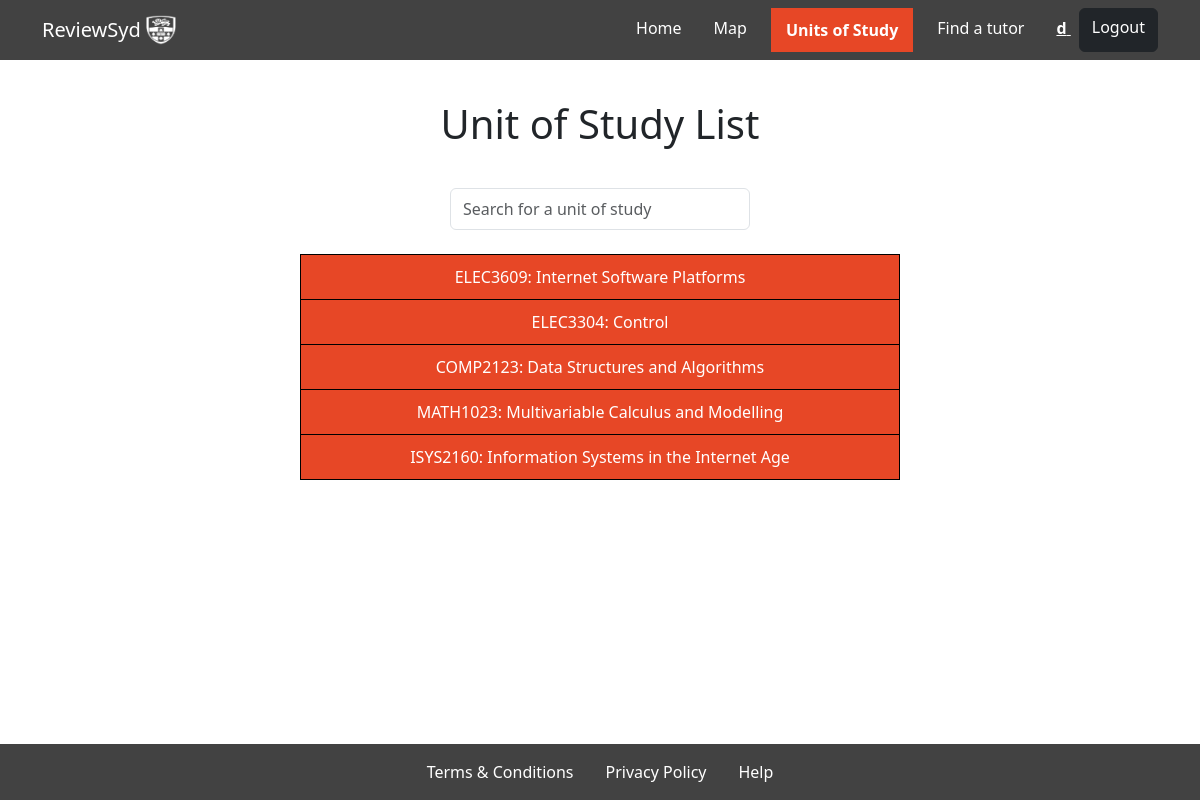
Screenshot of /UoSList/ (signed in) with the database file from the repository.
### myapp/models.py (models this page shows)
class UoS(models.Model):
    code = models.CharField(max_length=255)
    name = models.CharField(max_length=255)

### myapp/views.py (the view)
# urls.py: path("UoSList/", views.UoSList, name="UoSList"),
@login_required
def UoSList(request):
    results=UoS.objects.all()
    return render(request, "UoSList.html", {"UoStudies": results, "navbar": "uos"})

### myapp/templates/UoSList.html (shortened to what this page needs)
{%extends "hf.html"%}{%block title%}Unit of Study List{%endblock%}
{%block content%}
<div class="font-weight-bold h1 pb-3 text-center" style="margin-top: 40px">Unit of Study List</div>
<div class="input-group rounded w-25 mx-auto py-3">
    <input type="search" id="search" class="form-control rounded" style="height: 42px;" placeholder="Search for a unit of study" aria-label="Search" aria-describedby="search-addon" />
</div>
<div id="UoS" class="mx-auto w-50 pt-2 text-center">
    {%for UoS in UoStudies%}
        <div>
            <button class="{% if forloop.first %} uos-button {% endif %} w-100" onclick="location.href = '/UoS/{{UoS.name}}/'">
                {{UoS.code}}: {{UoS.name}}
            </button>
        </div>
    {%endfor%}
</div>
{%endblock%}

### myapp/templates/hf.html (shortened to what this page needs)
{% load static %}
<!DOCTYPE html>
<html>
    <head>
        <link rel="stylesheet" href="{% static 'style.css' %}">
        <link href="https://cdn.jsdelivr.net/npm/bootstrap@5.3.2/dist/css/bootstrap.min.css" rel="stylesheet">
    </head>
<body>
    <nav class="navbar navbar-expand-lg navbar-light navbar-custom">
        <div class="container">
            <a class="navbar-brand" href="{% url 'location list' %}">
                ReviewSyd
                <img src="/static/images/logo-white.png" width="30" height="30" class="d-inline-block align-top" alt="">
            </a>
            <div class="collapse navbar-collapse justify-content-end" id="navbarNav">
                <ul class="navbar-nav">
                    <li class="nav-item">
                        <a class="nav-link {% if navbar == 'home' %} active {% endif %} me-3" aria-current="page" href="{% url 'location list' %}">Home</a>
                    </li>
                    <li class="nav-item">
                        <a class="nav-link {% if navbar == 'locationsMap' %} active {% endif %} me-3" aria-current="page" href="{% url 'locationsMap' %}">Map</a>
                    </li>
                    <li class="nav-item">
                        <a class="nav-link {% if navbar == 'uos' %} active {% endif %} me-3" aria-current="page" href="{% url 'UoSList' %}">Units of Study</a>
                    </li>
                    <li class="nav-item">
                        <a class="nav-link {% if navbar == 'tutor' %} active {% endif %} me-3" aria-current="page" href="{% url 'findTutor' %}">Find a tutor</a>
                    </li>
                    {% if user.is_authenticated %}
                        <li class="nav-item">
                            <a href="{% url 'accountSettings' %}" class="nav-link nav-name" style="color: white; text-decoration: underline;">{{ user.first_name }}&nbsp;</a>
                        </li>
                    {% endif %}
                    {% if not user.is_authenticated %}
                        <a href="{% url 'login_view' %}" class="btn btn-primary rounded-2">Login</a>
                    {% else %}
                        <a href="{% url 'logout_view' %}" class="btn btn-dark rounded-2">Logout</a>
                    {% endif %}
                </ul>
            </div>
        </div>
    </nav>
    <div>
        {% block content %}
        {% endblock content %}
    </div>
    <nav class="navbar navbar-expand-lg navbar-light navbar-custom fixed-bottom" id="botNavbar">
        <div class="container-fluid justify-content-center" id="botNavbar">
            <ul class="navbar-nav">
                <li class="nav-item">
                    <a class="nav-link me-3" href="{% url 'terms and conditions' %}">Terms & Conditions</a>
                </li>
                <li class="nav-item">
                    <a class="nav-link me-3" href="{% url 'privacy' %}">Privacy Policy</a>
                </li>
                <li class="nav-item">
                    <a class="nav-link" href="{% url 'help' %}">Help</a>
                </li>
            </ul>
        </div>
    </nav>
</body>
</body>
</html>

### myapp/templates/hf.html (style rules this page uses)
.navbar-custom { background-color: #424242; }
.navbar-custom .navbar-brand, .navbar-custom .navbar-text, .navbar-custom .navbar-nav .nav-link { color: white; }
.navbar-custom .navbar-nav .nav-link.active { background-color: #E74726; font-weight: bold; padding: 10px 15px; }
.nav-name { background-color: #424242; font-weight: bold; padding: 10px 15px; position: relative; top: -2px; }

### myapp/templates/UoSList.html (style rules this page uses)
button { border: 1px solid #000; border-top: none; padding: 10px; background-color: #E74726; color: #fff; }
button.uos-button { border-top: 1px solid #000; }

### rows the page displays
UoS: code "ELEC3609", name "Internet Software Platforms"
UoS: code "ELEC3304", name "Control"
UoS: code "COMP2123", name "Data Structures and Algorithms"
UoS: code "MATH1023", name "Multivariable Calculus and Modelling"
UoS: code "ISYS2160", name "Information Systems in the Internet Age"

### other values shown
{{ user.first_name }} "d"
